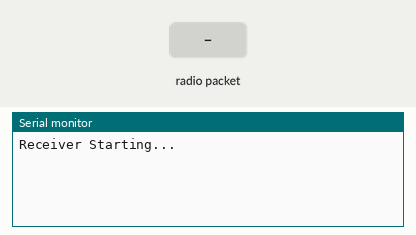
Simulated run of this sketch. Board: ESP32. Shown: the last lines printed to the serial monitor. Inputs (shaded band) come from the test bench. No radio packets arrive unless stated.

Above: at 1.2 s.
1.3 s: radio packet "1" arrives
At 1.8 s:
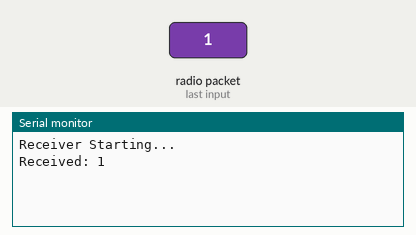
2.8 s: radio packet "0" arrives
At 4.0 s:
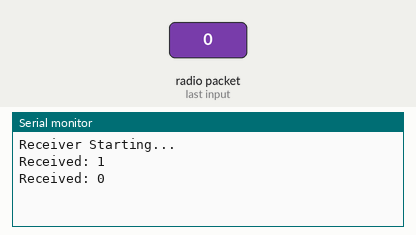
4.3 s: radio packet "2" arrives
At 5.3 s:
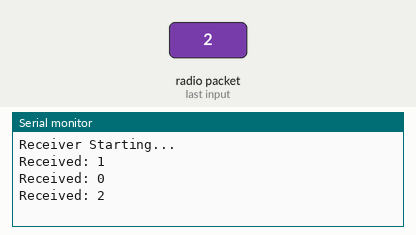

Measured:
- after the input at 1.3 s, the serial monitor: prints a new line at once (image 1)
- after the input at 2.8 s, the serial monitor: prints a new line at once (image 2)
- after the input at 4.3 s, the serial monitor: prints a new line at once (image 3)

The sketch:

reciever_final_code.ino
```cpp
#include <SPI.h>
#include <RF24.h>

RF24 radio(14, 27);
const byte address[6] = "00001";

void setup() {
  Serial.begin(115200);
  Serial.println("Receiver Starting...");

  if (!radio.begin()) {
    Serial.println("Radio hardware NOT responding!");
    while (1);
  }

  radio.setPALevel(RF24_PA_LOW);
  radio.openReadingPipe(0, address);
  radio.startListening();
}

void loop() {
  if (radio.available()) {
    char txt[32];
    radio.read(&txt, sizeof(txt));
    Serial.print("Received: ");
    Serial.println(txt);
  }
}
```
